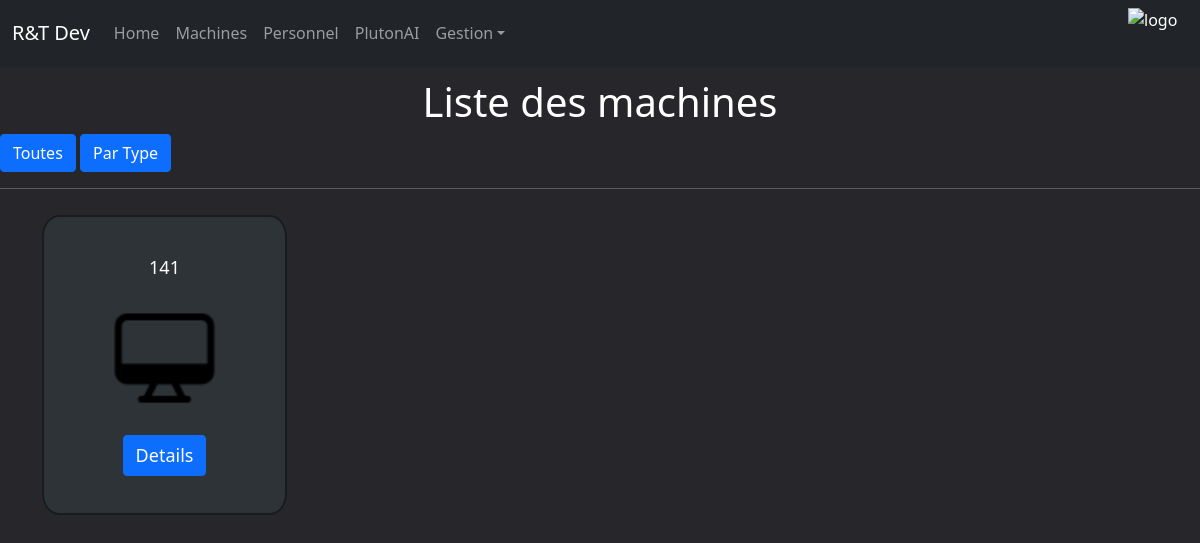
/computerApp/machines/, run on an earlier commit of the app's database.
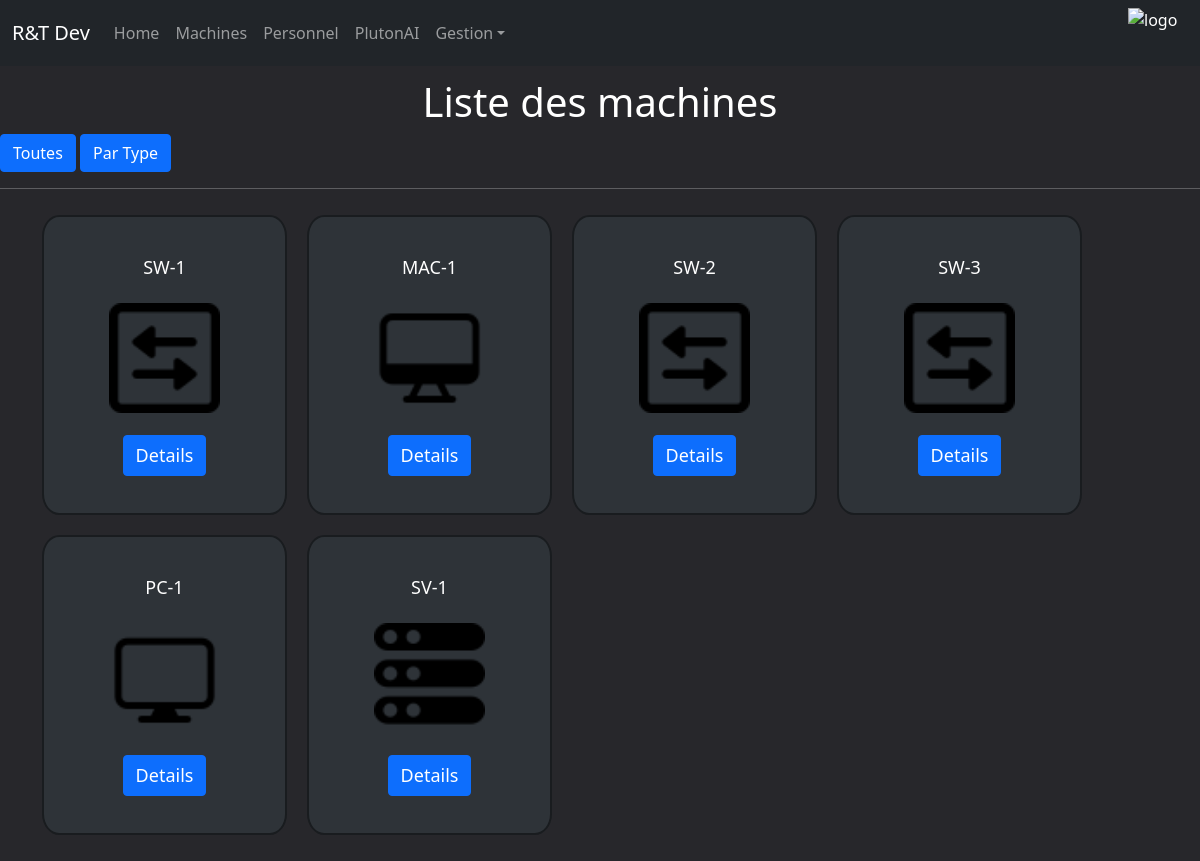
And on a later commit of the database.
### computerApp/models.py (models this page shows, shortened)
class Machine(models.Model):
    TYPES = (
        ('PC', ('PC - Run windows')),
        ('Mac', ('Mac - Run MacOS')),
        ('Serveur', ('Serveur - Simple Server to deploy Virtual Machines')),
        ('Switch', ('Switch - Maintains and connect servers')),
    )
    id = models.AutoField(primary_key=True,editable=False)
    nom = models.CharField(max_length=32)
    maintenanceDate = models.DateField(default=datetime.now())
    mach = models.CharField(max_length=32, choices=TYPES, default='PC')

### computerApp/views.py (the view)
# urls.py: path('machines/', views.machine_list_view, name='machines'),
def machine_list_view(request):
    machine_types = []
    machines = Machine.objects.all()
    types = machines.values_list('mach', flat=True).distinct()
    for t in types:
        machines_by_type = machines.filter(mach=t)
        machine_types.append({'type': t, 'machines': machines_by_type})
    context = {'machines': machines, 'machineTypes': machine_types}
    return render(request, 'computerApp/machine_list.html', context)

### computerApp/templates/computerApp/machine_list.html (shortened to what this page needs)
{% extends "index.html" %}
{% load static %}
{% block content %}
<div>
    <h1>Liste des machines</h1>
    <div class="typebutton">
        <button type="button" class="btn btn-primary" id="allMachinesBtn" onclick="showAllMachines()">Toutes</button>
        <button type="button" class="btn btn-primary" id="allMachinesBtn" onclick="showMachinesByType()">Par Type</button>
    </div>
    <hr>
</div>
{% if machines %}
<ul class="machines-container" id="allMachines">
    {% for machine in machines %}
    <li class="machine">
        <a>{{machine.nom}}</a>
        {% if machine.mach == "PC" %}
        <img src="{% static 'computerApp/images/PC.png' %}" alt="logo">
        {% elif machine.mach == "Mac" %}
        <img src="{% static 'computerApp/images/mac.png' %}" alt="logo">
        {% elif machine.mach == "Switch" %}
        <img src="{% static 'computerApp/images/switch.png' %}" alt="logo">
        {% elif machine.mach == "Serveur" %}
        <img src="{% static 'computerApp/images/server.png' %}" alt="logo">
        {% endif %}
        <a href="{% url 'machine-detail' machine.id %}" class="btn btn-primary">Details</a>
    </li>
    {% endfor %}
</ul>
{% else %}
<p>Il n'y a pas de machine.</p>
{% endif %}
{% endblock %}

What changed in the data, as far as the page shows it:
removed Machine: nom "141"
added Machine: nom "SW-1"
added Machine: nom "MAC-1"
added Machine: nom "SW-2"
added Machine: nom "SW-3"
added Machine: nom "PC-1"
added Machine: nom "SV-1"
